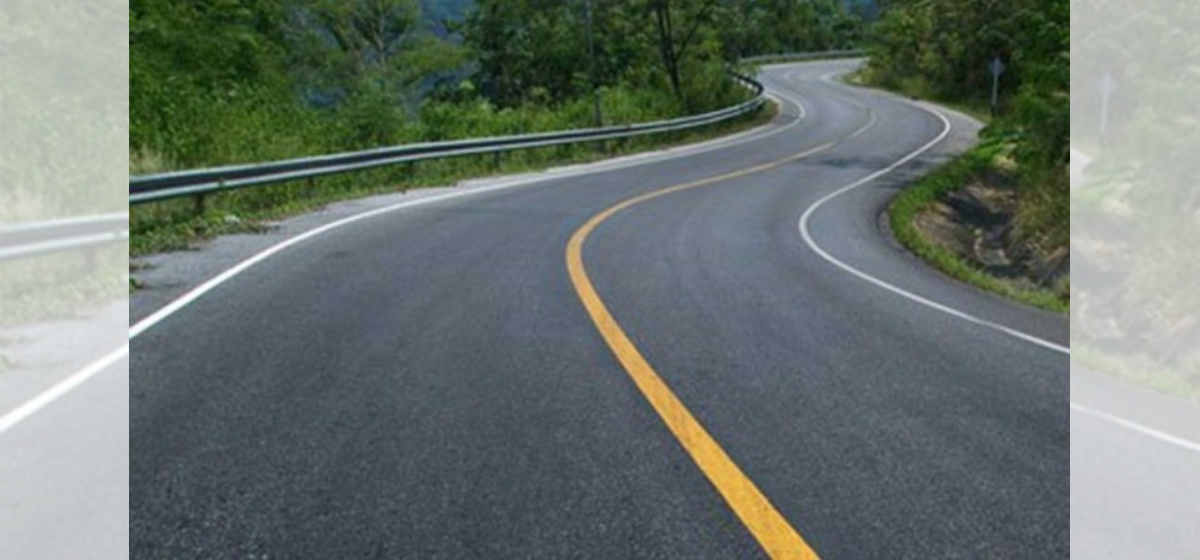
#> input picture road.jpeg, 1200 x 560 px
$ python draw_lane.py
#> lines starting #> are read from the running program, lines starting #| are printed output that depends on the picture; after the words box and inside, x2 and y2 are one past the last pixel; in counts of white or black regions, pixels touching at a corner belong together
import cv2
import numpy as np

def detect_lane_lines(image):
    # Convert the image to grayscale
    gray = cv2.cvtColor(image, cv2.COLOR_BGR2GRAY)

    # Apply color masks for white and yellow lanes
    white_lower = np.array([200, 200, 200], dtype=np.uint8)
    white_upper = np.array([255, 255, 255], dtype=np.uint8)
    yellow_lower = np.array([150, 150, 0], dtype=np.uint8)
    yellow_upper = np.array([255, 255, 150], dtype=np.uint8)
    white_mask = cv2.inRange(image, white_lower, white_upper)
    yellow_mask = cv2.inRange(image, yellow_lower, yellow_upper)

    # Combine the white and yellow masks
    combined_mask = cv2.bitwise_or(white_mask, yellow_mask)

    # Apply Gaussian blur to the masked image
    blur = cv2.GaussianBlur(combined_mask, (5, 5), 0)

    # Apply Canny edge detection
    edges = cv2.Canny(blur, 50, 150)

    return edges

def draw_lane_lines(image, lines, color=(0, 255, 0), thickness=3):
    # Create a blank image to draw the lines on
    lane_image = np.zeros_like(image)

    # If there are no lines detected, return the original image
    if lines is None:
        return image

    # Iterate over the detected lines and draw them on the lane image
    for line in lines:
        for x1, y1, x2, y2 in line:
            cv2.line(lane_image, (x1, y1), (x2, y2), color, thickness)

    # Combine the lane image with the original image
    result = cv2.addWeighted(image, 1, lane_image, 1, 0)

    return result

# Load the image
image = cv2.imread('road.jpeg')
#> image is the input picture: shape (560, 1200, 3); mean B, G, R 110.6, 115.6, 106.1

# Detect lane lines
edges = detect_lane_lines(image)
#> in detect_lane_lines, `gray = cv2.cvtColor(image, cv2.COLOR_BGR2GRAY)`:
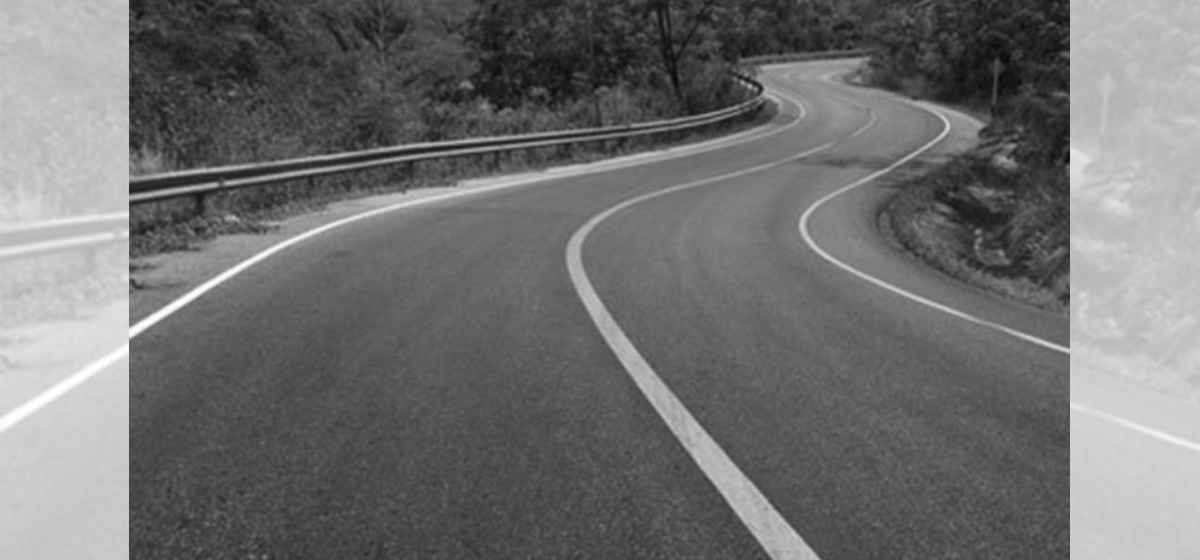
#> gray: shape (560, 1200); min 8, max 255, mean 112.2
#> in detect_lane_lines, `white_mask = cv2.inRange(image, white_lower, white_upper)`:
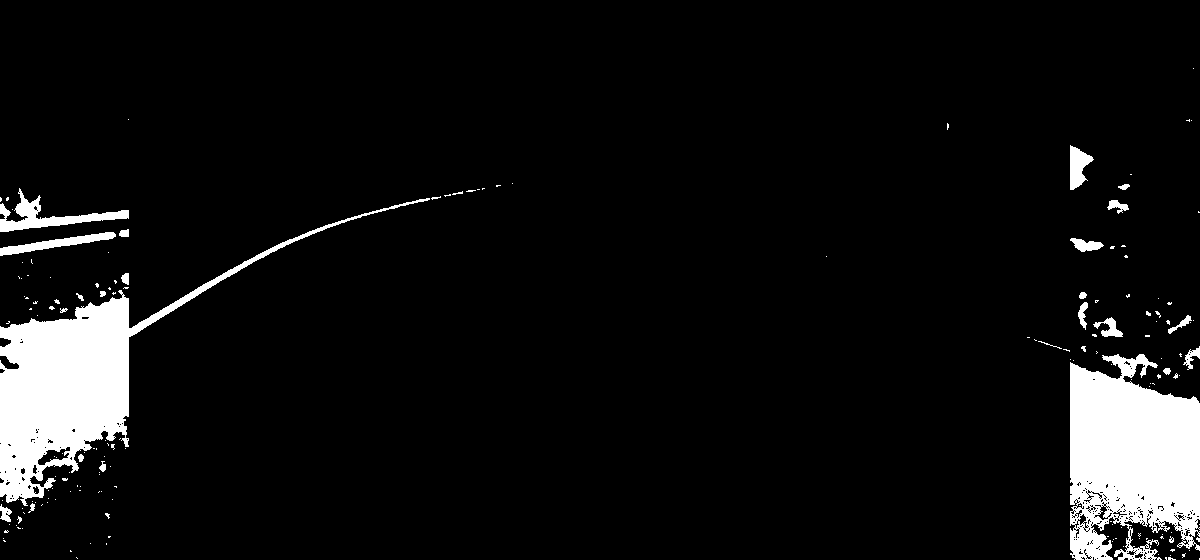
#> white_mask: shape (560, 1200); 6.9% white; 172 white regions (144 under 20 px), largest, box (x1, y1, x2, y2) and area: (0, 198, 430, 506) 20573, (1070, 354, 1200, 560) 20115, (0, 188, 129, 232) 1629
#> in detect_lane_lines, `yellow_mask = cv2.inRange(image, yellow_lower, yellow_upper)`:
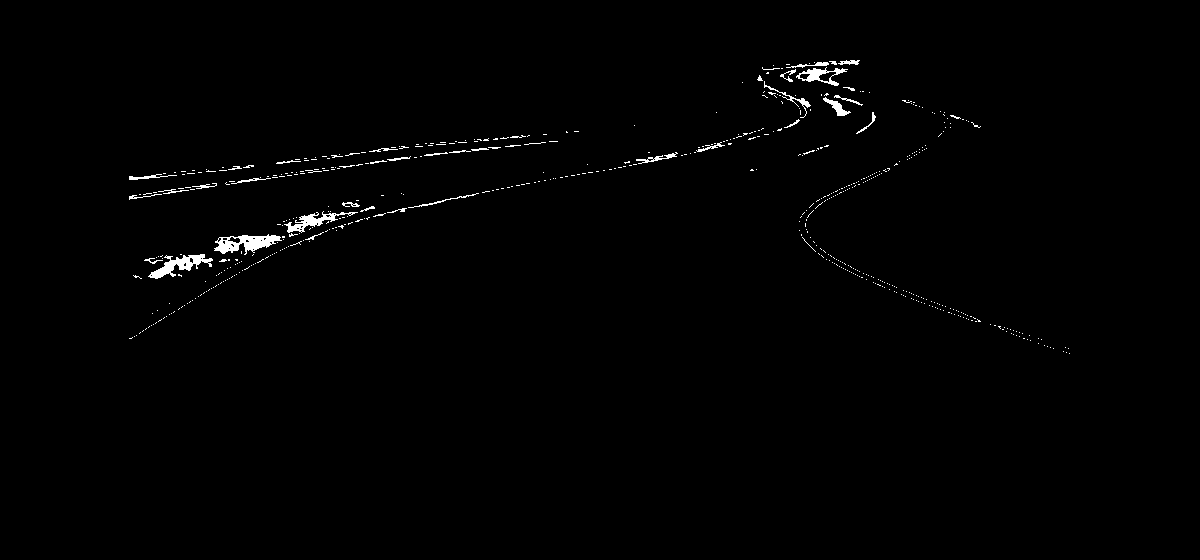
#> yellow_mask: shape (560, 1200); 0.84% white; 593 white regions (551 under 20 px), largest, box (x1, y1, x2, y2) and area: (214, 234, 282, 255) 720, (148, 254, 213, 279) 615, (284, 211, 358, 233) 468
#> in detect_lane_lines, `combined_mask = cv2.bitwise_or(white_mask, yellow_mask)`:
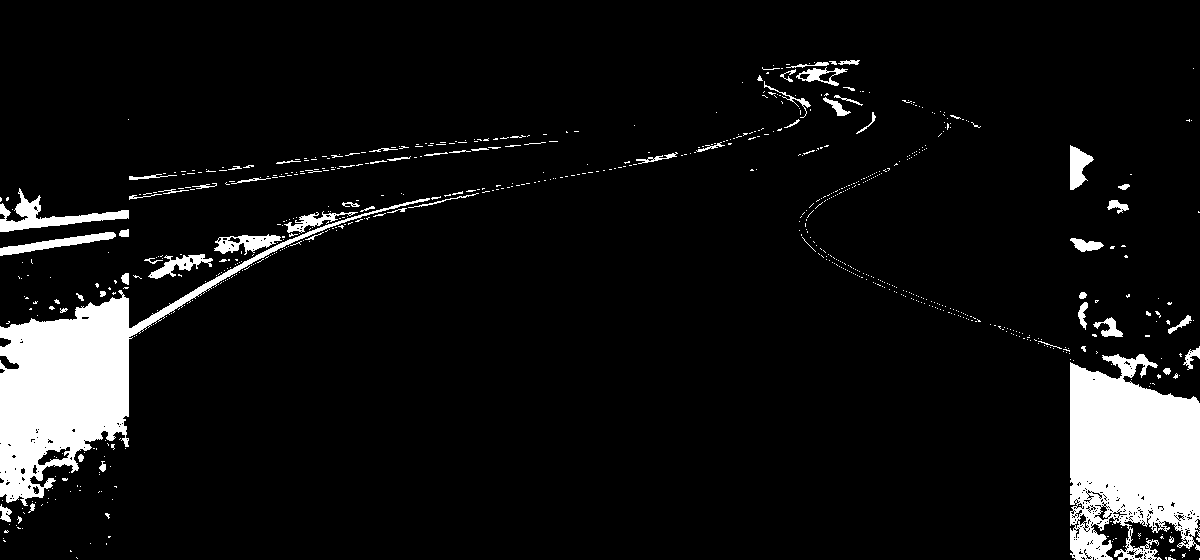
#> combined_mask: shape (560, 1200); 7.7% white; 742 white regions (672 under 20 px), largest, box (x1, y1, x2, y2) and area: (0, 198, 430, 506) 20615, (1070, 354, 1200, 560) 20115, (0, 188, 129, 232) 1629
#> in detect_lane_lines, `edges = cv2.Canny(blur, 50, 150)`:
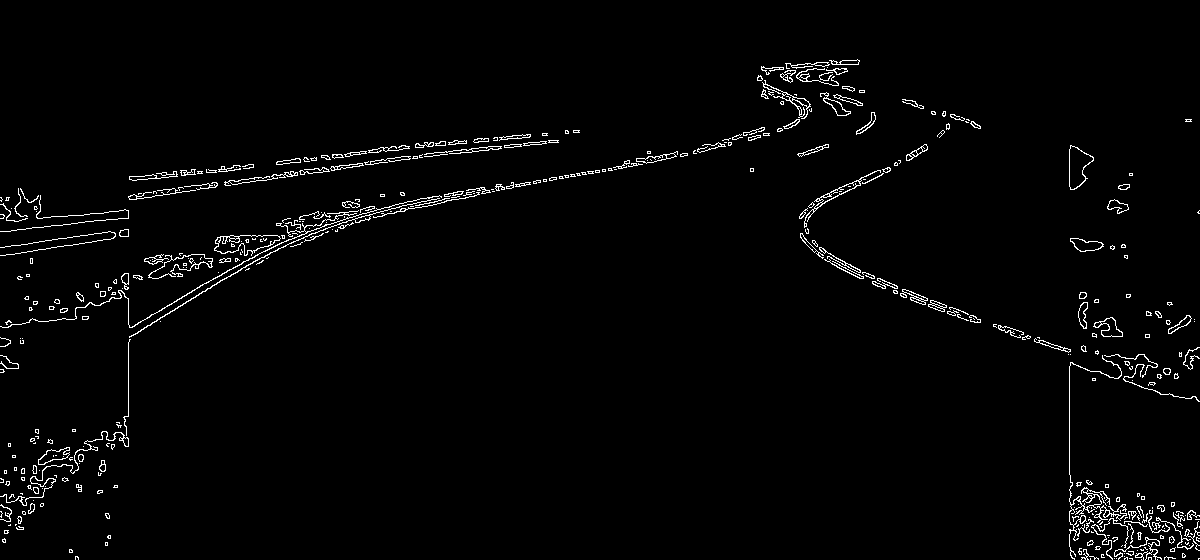
#> edges: shape (560, 1200); 2.1% white in thin lines or dots, all inside (x1, y1, x2, y2) = (0, 59, 1200, 560)

# Perform Hough line detection
lines = cv2.HoughLinesP(edges, 1, np.pi/180, 100, minLineLength=100, maxLineGap=50)
#> lines = 27 rows, first 6: [218, 244, 730, 145], [138, 193, 557, 141], [217, 243, 754, 139], [129, 177, 579, 130], [1069, 546, 1069, 349], [129, 179, 352, 155]

# Draw the lane lines if lines are detected
if lines is not None:
    result = draw_lane_lines(image, lines)
#> the loop in draw_lane_lines, `for line in lines:` made 27 passes
#> line on passes 1 to 12: [[218, 244, 730, 145]], [[138, 193, 557, 141]], [[217, 243, 754, 139]], [[129, 177, 579, 130]], [[1069, 546, 1069, 349]], [[129, 179, 352, 155]], [[129, 176, 567, 130]], [[624, 163, 769, 135]], [[129, 199, 359, 166]], [[586, 174, 704, 151]], [[743, 132, 862, 105]], [[281, 226, 500, 184]]
#> after the loop in draw_lane_lines, `for line in lines:`:
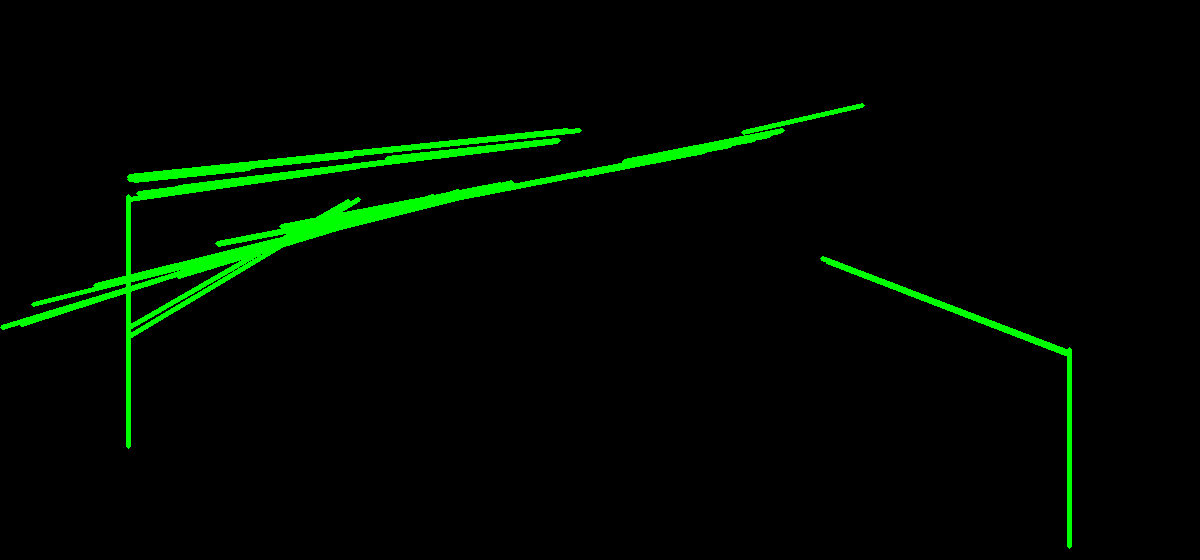
#> lane_image: shape (560, 1200, 3); mean of channels 0, 1, 2 0, 8.6, 0; drawn as B, G, R
#> in draw_lane_lines, `result = cv2.addWeighted(image, 1, lane_image, 1, 0)`:
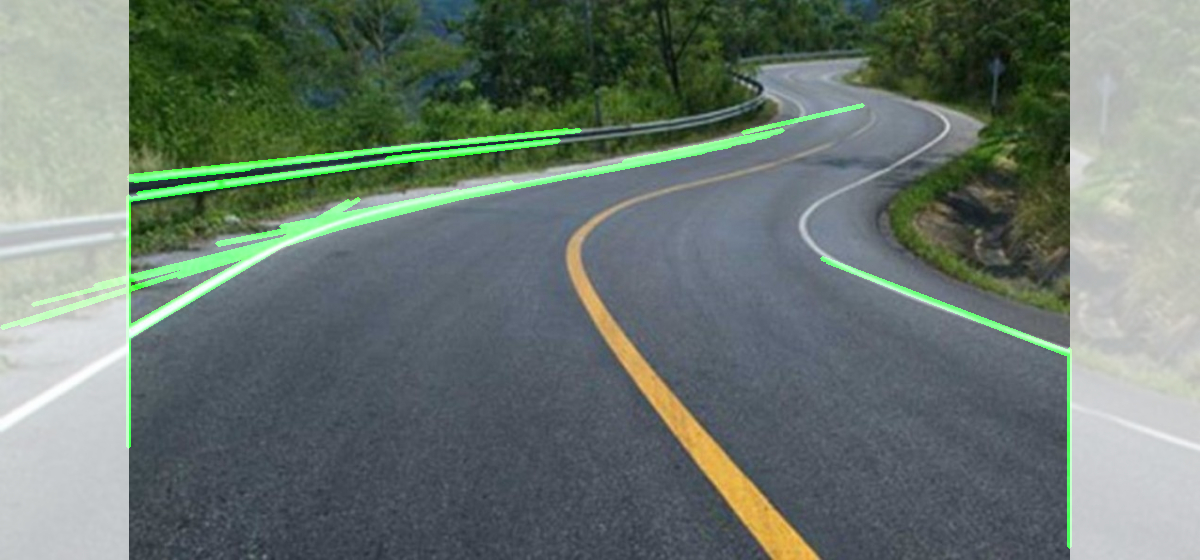
#> result: shape (560, 1200, 3); mean B, G, R 110.6, 119.1, 106.1
else:
    result = image

# Display the result
cv2.imshow('Result', result)
cv2.waitKey(0)
cv2.destroyAllWindows()

$ run again, with image.jpg copied over road.jpeg
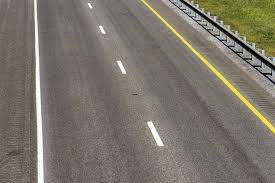
#> input picture image.jpg, 275 x 183 px
#> image is the input picture: shape (183, 275, 3); mean B, G, R 106.5, 116.3, 123.1
#> in detect_lane_lines, `white_mask = cv2.inRange(image, white_lower, white_upper)`:
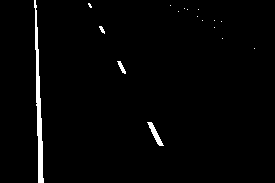
#> white_mask: shape (183, 275); 1.8% white; 17 white regions (13 under 20 px), largest, box (x1, y1, x2, y2) and area: (34, 0, 44, 183) 703, (147, 122, 164, 146) 128, (117, 61, 126, 74) 49, (99, 26, 105, 34) 25
#> yellow_mask: shape (183, 275); 0.04% white in thin lines or dots, all inside (x1, y1, x2, y2) = (188, 9, 271, 78)
#> in detect_lane_lines, `edges = cv2.Canny(blur, 50, 150)`:
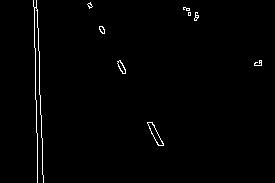
#> edges: shape (183, 275); 1.2% white in thin lines or dots, all inside (x1, y1, x2, y2) = (33, 0, 262, 183)
#> lines = [[34, 7, 37, 182]]
#> the loop in draw_lane_lines, `for line in lines:` made 1 pass
